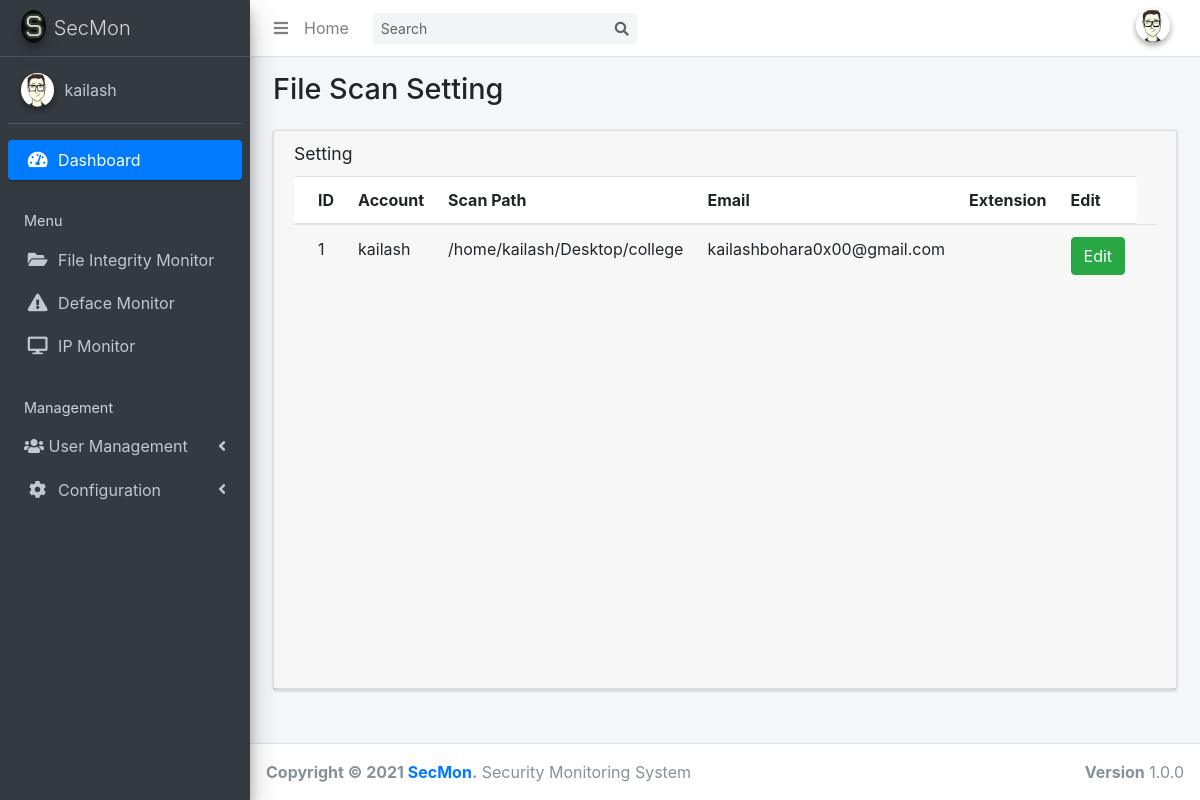
The page /scan_setting.php on the database its author committed.
### tables this page shows
CREATE TABLE `filescan_config` (
  `id` int(255) NOT NULL,
  `account` varchar(200) NOT NULL,
  `scan_path` varchar(200) NOT NULL,
  `email` varchar(200) NOT NULL,
  `file_extensions` varchar(200) NOT NULL
);

### scan_setting.php (the view, shortened to what this page needs)
<!DOCTYPE html>
<html>
<head>
  <link rel="stylesheet" href="plugins/fontawesome-free/css/all.min.css">
  <link rel="stylesheet" href="https://code.ionicframework.com/ionicons/2.0.1/css/ionicons.min.css">
  <link rel="stylesheet" href="dist/css/adminlte.min.css">
  <link rel="stylesheet" href="https://stackpath.bootstrapcdn.com/bootstrap/4.3.1/css/bootstrap.min.css">
</head>
<body class="hold-transition sidebar-mini">
<div class="wrapper">
<?php include 'themepart/nav-bar.php'; ?>
<?php include 'themepart/sidebar.php';
?>
  <div class="content-wrapper">
    <section class="content-header">
      <div class="container-fluid">
        <div class="row mb-2">
          <div class="col-sm-6">
            <h1>File Scan Setting </h1>
          </div>
        </div>
      </div>
    </section>
    <section class="content">
      <div class="container-fluid">
        <div class="row">
          <div class="col-12">
            <div class="card">
              <div class="card-header">
                <h3 class="card-title">Setting</h3>
              <div class="card-body table-responsive p-0" style="height: 500px;">
                  <?php
                  $connection= mysqli_connect("localhost","root","","hash_analyzer");
                  $query= "SELECT * FROM filescan_config";
                  $query_run= mysqli_query($connection,$query);
                  ?>
                <table class="table table-head-fixed text-nowrap">
                  <thead>
                    <tr>
                      <th>ID</th>
                      <th>Account</th>
                      <th>Scan Path</th>
                      <th>Email</th>
                      <th>Extension</th>
                      <th>Edit</th>
                    </tr>
                  </thead>
                  <tbody>
                   <?php
                    if(mysqli_num_rows($query_run)> 0)
                    {
                      while($row = mysqli_fetch_assoc($query_run))
                      {
                       ?>
                    <tr>
                       <td> <?php echo $row['id'];?> </td>
                       <td> <?php echo $row['account'];?> </td>
                       <td> <?php echo $row['scan_path'];?> </td>
                       <td> <?php echo $row['email'];?> </td>
                       <td> <?php echo $row['file_extensions'];?> </td>
                       <td>
                           <button type="button" class="btn btn-success editbtn" data-toggle="modal" data-target="#editScanModal">Edit</button>
                       </td>
                       <td>
                    </tr>
                    <?php
                      }
                    }
                    else {
                      echo "No record found!";
                    }
                    ?>
                  </tbody>
                </table>
              </div>
            </div>
          </div>
        </div>
      </div>
    </section>
  </div>
<?php include 'themepart/footer.php'; ?>
</div>
</body>
</html>

### themepart/sidebar.php (shortened to what this page needs)
<html>
<head>
</head>
<aside class="main-sidebar sidebar-dark-primary elevation-4">
    <a href="dashboard.php" class="brand-link">
      <img src="dist/img/secmon.png" alt="AdminLTE Logo" class="brand-image img-circle elevation-3"
           style="opacity: .8">
      <span class="brand-text font-weight-light">SecMon</span>
    </a>
    <div class="sidebar">
      <div class="user-panel mt-3 pb-3 mb-3 d-flex">
        <div class="image">
          <img src="dist/img/avatar.png" class="img-circle elevation-2" alt="User Image">
        </div>
        <?php
        $connection = mysqli_connect("localhost","root","","hash_analyzer");
        $query= "SELECT * FROM filescan_config";
        $query_run= mysqli_query($connection,$query);
        $row = mysqli_fetch_assoc($query_run);
        ?>
        <div class="info">
          <a href="#" class="d-block"><?php echo $row['account']; ?></a>
        </div>
      </div>
      <nav class="mt-2">
        <ul class="nav nav-pills nav-sidebar flex-column" data-widget="treeview" role="menu" data-accordion="false">
          <li class="nav-item has-treeview menu-open">
            <a href="dashboard.php" class="nav-link active">
              <i class="nav-icon fas fa-tachometer-alt"></i>
              <p>
                Dashboard
              </p>
            </a>
          </li>
          <li class="nav-header">Menu</li>
          <li class="nav-item has-treeview">
            <a href="fim.php" class="nav-link">
              <i class="nav-icon fa fa-folder-open"></i>
              <p>
                File Integrity Monitor
              </p>
            </a>
          <li class="nav-item has-treeview">
            <a href="webmon.php" class="nav-link">
              <i class="nav-icon fa fa-exclamation-triangle"></i>
              <p>
                Deface Monitor
              </p>
            </a>
             <li class="nav-item has-treeview">
            <a href="ipmon.php" class="nav-link">
              <i class="nav-icon fa fa-desktop"></i>
              <p>
                IP Monitor
              </p>
            </a>
          <li class="nav-header">Management</li>
          <li class="nav-item has-treeview">
            <a href="#" class="nav-link">
              <i class="fas fa-users"></i>
              <p>
                User Management
                <i class="fas fa-angle-left right"></i>
              </p>
            </a>
          </li>
          <li class="nav-item has-treeview">
            <a href="#" class="nav-link">
              <i class="nav-icon fa fa-cog"></i>
              <p>
                Configuration
                <i class="fas fa-angle-left right"></i>
              </p>
            </a>
          </li>
        </ul>
      </nav>
    </div>
  </aside>

### rows shown on the page
filescan_config: account "kailash", id "1", scan_path "/home/kailash/Desktop/college", email "kailashbohara0x00@gmail.com"
